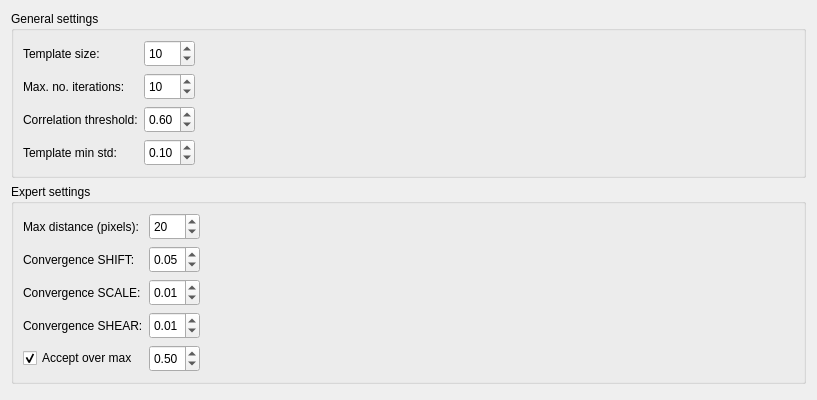
     <widget class="QWidget" name="tab_3">
      <attribute name="title">
       <string>Least-Squares Matching</string>
      </attribute>
      <layout class="QGridLayout" name="gridLayout_3">
       <item row="0" column="0">
        <widget class="QGroupBox" name="groupBox">
         <property name="title">
          <string>General settings</string>
         </property>
         <layout class="QGridLayout" name="gridLayout">
          <item row="0" column="0">
           <widget class="QLabel" name="label">
            <property name="text">
             <string>Template size:</string>
            </property>
           </widget>
          </item>
          <item row="0" column="1">
           <widget class="QSpinBox" name="spinBox3">
            <property name="minimumSize">
             <size>
              <width>0</width>
              <height>27</height>
             </size>
            </property>
            <property name="maximumSize">
             <size>
              <width>55</width>
              <height>27</height>
             </size>
            </property>
            <property name="minimum">
             <number>7</number>
            </property>
            <property name="maximum">
             <number>50</number>
            </property>
            <property name="value">
             <number>10</number>
            </property>
           </widget>
          </item>
          <item row="0" column="2">
           <spacer name="horizontalSpacer_3">
            <property name="orientation">
             <enum>Qt::Horizontal</enum>
            </property>
            <property name="sizeHint" stdset="0">
             <size>
              <width>446</width>
              <height>24</height>
             </size>
            </property>
           </spacer>
          </item>
          <item row="1" column="0">
           <widget class="QLabel" name="label_2">
            <property name="text">
             <string>Max. no. iterations:</string>
            </property>
           </widget>
          </item>
          <item row="1" column="1">
           <widget class="QSpinBox" name="spinBox4">
            <property name="minimumSize">
             <size>
              <width>0</width>
              <height>27</height>
             </size>
            </property>
            <property name="maximumSize">
             <size>
              <width>55</width>
              <height>27</height>
             </size>
            </property>
            <property name="minimum">
             <number>7</number>
            </property>
            <property name="maximum">
             <number>50</number>
            </property>
            <property name="value">
             <number>10</number>
            </property>
           </widget>
          </item>
          <item row="1" column="2">
           <spacer name="horizontalSpacer_4">
            <property name="orientation">
             <enum>Qt::Horizontal</enum>
            </property>
            <property name="sizeHint" stdset="0">
             <size>
              <width>446</width>
              <height>24</height>
             </size>
            </property>
           </spacer>
          </item>
          <item row="2" column="0">
           <widget class="QLabel" name="label_7">
            <property name="text">
             <string>Correlation threshold:</string>
            </property>
           </widget>
          </item>
          <item row="2" column="1">
           <widget class="QDoubleSpinBox" name="doubleSpinBox5">
            <property name="minimumSize">
             <size>
              <width>0</width>
              <height>27</height>
             </size>
            </property>
            <property name="minimum">
             <double>0.500000000000000</double>
            </property>
            <property name="maximum">
             <double>1.000000000000000</double>
            </property>
            <property name="singleStep">
             <double>0.010000000000000</double>
            </property>
            <property name="value">
             <double>0.600000000000000</double>
            </property>
           </widget>
          </item>
          <item row="2" column="2">
           <spacer name="horizontalSpacer_7">
            <property name="orientation">
             <enum>Qt::Horizontal</enum>
            </property>
            <property name="sizeHint" stdset="0">
             <size>
              <width>446</width>
              <height>24</height>
             </size>
            </property>
           </spacer>
          </item>
          <item row="3" column="0">
           <widget class="QLabel" name="label_8">
            <property name="text">
             <string>Template min std:</string>
            </property>
           </widget>
          </item>
          <item row="3" column="1">
           <widget class="QDoubleSpinBox" name="doubleSpinBox6">
            <property name="minimumSize">
             <size>
              <width>0</width>
              <height>27</height>
             </size>
            </property>
            <property name="minimum">
             <double>0.010000000000000</double>
            </property>
            <property name="maximum">
             <double>1.000000000000000</double>
            </property>
            <property name="singleStep">
             <double>0.010000000000000</double>
            </property>
            <property name="value">
             <double>0.100000000000000</double>
            </property>
           </widget>
          </item>
          <item row="3" column="2">
           <spacer name="horizontalSpacer_8">
            <property name="orientation">
             <enum>Qt::Horizontal</enum>
            </property>
            <property name="sizeHint" stdset="0">
             <size>
              <width>479</width>
              <height>18</height>
             </size>
            </property>
           </spacer>
          </item>
         </layout>
        </widget>
       </item>
       <item row="1" column="0">
        <widget class="QGroupBox" name="groupBox_2">
         <property name="minimumSize">
          <size>
           <width>0</width>
           <height>180</height>
          </size>
         </property>
         <property name="title">
          <string>Expert settings</string>
         </property>
         <layout class="QGridLayout" name="gridLayout_2">
          <item row="0" column="0">
           <widget class="QLabel" name="label_3">
            <property name="text">
             <string>Max distance (pixels):</string>
            </property>
           </widget>
          </item>
          <item row="0" column="1">
           <widget class="QSpinBox" name="spinBox7">
            <property name="minimumSize">
             <size>
              <width>0</width>
              <height>27</height>
             </size>
            </property>
            <property name="maximumSize">
             <size>
              <width>55</width>
              <height>27</height>
             </size>
            </property>
            <property name="minimum">
             <number>10</number>
            </property>
            <property name="maximum">
             <number>100</number>
            </property>
            <property name="value">
             <number>20</number>
            </property>
           </widget>
          </item>
          <item row="0" column="2">
           <spacer name="horizontalSpacer">
            <property name="orientation">
             <enum>Qt::Horizontal</enum>
            </property>
            <property name="sizeHint" stdset="0">
             <size>
              <width>443</width>
              <height>20</height>
             </size>
            </property>
           </spacer>
          </item>
          <item row="1" column="0">
           <widget class="QLabel" name="label_4">
            <property name="text">
             <string>Convergence SHIFT:</string>
            </property>
           </widget>
          </item>
          <item row="1" column="1">
           <widget class="QDoubleSpinBox" name="doubleSpinBox8">
            <property name="minimumSize">
             <size>
              <width>0</width>
              <height>27</height>
             </size>
            </property>
            <property name="minimum">
             <double>0.000000000000000</double>
            </property>
            <property name="maximum">
             <double>1.000000000000000</double>
            </property>
            <property name="singleStep">
             <double>0.010000000000000</double>
            </property>
            <property name="value">
             <double>0.050000000000000</double>
            </property>
           </widget>
          </item>
          <item row="1" column="2">
           <spacer name="horizontalSpacer_2">
            <property name="orientation">
             <enum>Qt::Horizontal</enum>
            </property>
            <property name="sizeHint" stdset="0">
             <size>
              <width>443</width>
              <height>20</height>
             </size>
            </property>
           </spacer>
          </item>
          <item row="2" column="0">
           <widget class="QLabel" name="label_5">
            <property name="text">
             <string>Convergence SCALE:</string>
            </property>
           </widget>
          </item>
          <item row="2" column="1">
           <widget class="QDoubleSpinBox" name="doubleSpinBox9">
            <property name="minimumSize">
             <size>
              <width>0</width>
              <height>27</height>
             </size>
            </property>
            <property name="minimum">
             <double>0.000000000000000</double>
            </property>
            <property name="maximum">
             <double>1.000000000000000</double>
            </property>
            <property name="singleStep">
             <double>0.010000000000000</double>
            </property>
            <property name="value">
             <double>0.010000000000000</double>
            </property>
           </widget>
          </item>
          <item row="2" column="2">
           <spacer name="horizontalSpacer_5">
            <property name="orientation">
             <enum>Qt::Horizontal</enum>
            </property>
            <property name="sizeHint" stdset="0">
             <size>
              <width>443</width>
              <height>20</height>
             </size>
            </property>
           </spacer>
          </item>
          <item row="3" column="0">
           <widget class="QLabel" name="label_6">
            <property name="text">
             <string>Convergence SHEAR:</string>
            </property>
           </widget>
          </item>
          <item row="3" column="1">
           <widget class="QDoubleSpinBox" name="doubleSpinBox10">
            <property name="minimumSize">
             <size>
              <width>0</width>
              <height>27</height>
             </size>
            </property>
            <property name="minimum">
             <double>0.000000000000000</double>
            </property>
            <property name="maximum">
             <double>1.000000000000000</double>
            </property>
            <property name="singleStep">
             <double>0.010000000000000</double>
            </property>
            <property name="value">
             <double>0.010000000000000</double>
            </property>
           </widget>
          </item>
          <item row="3" column="2">
           <spacer name="horizontalSpacer_6">
            <property name="orientation">
             <enum>Qt::Horizontal</enum>
            </property>
            <property name="sizeHint" stdset="0">
             <size>
              <width>443</width>
              <height>20</height>
             </size>
            </property>
           </spacer>
          </item>
          <item row="4" column="0">
           <widget class="QCheckBox" name="checkBox">
            <property name="text">
             <string>Accept over max</string>
            </property>
            <property name="checked">
             <bool>true</bool>
            </property>
           </widget>
          </item>
          <item row="4" column="1">
           <widget class="QDoubleSpinBox" name="doubleSpinBox17">
            <property name="minimumSize">
             <size>
              <width>0</width>
              <height>27</height>
             </size>
            </property>
            <property name="minimum">
             <double>0.010000000000000</double>
            </property>
            <property name="maximum">
             <double>1.000000000000000</double>
            </property>
            <property name="singleStep">
             <double>0.100000000000000</double>
            </property>
            <property name="value">
             <double>0.500000000000000</double>
            </property>
           </widget>
          </item>
          <item row="4" column="2">
           <spacer name="horizontalSpacer_16">
            <property name="orientation">
             <enum>Qt::Horizontal</enum>
            </property>
            <property name="sizeHint" stdset="0">
             <size>
              <width>594</width>
              <height>20</height>
             </size>
            </property>
           </spacer>
          </item>
         </layout>
        </widget>
       </item>
       <item row="2" column="0">
        <spacer name="verticalSpacer_2">
         <property name="orientation">
          <enum>Qt::Vertical</enum>
         </property>
         <property name="sizeHint" stdset="0">
          <size>
           <width>20</width>
           <height>5</height>
          </size>
         </property>
        </spacer>
       </item>
      </layout>
     </widget>
